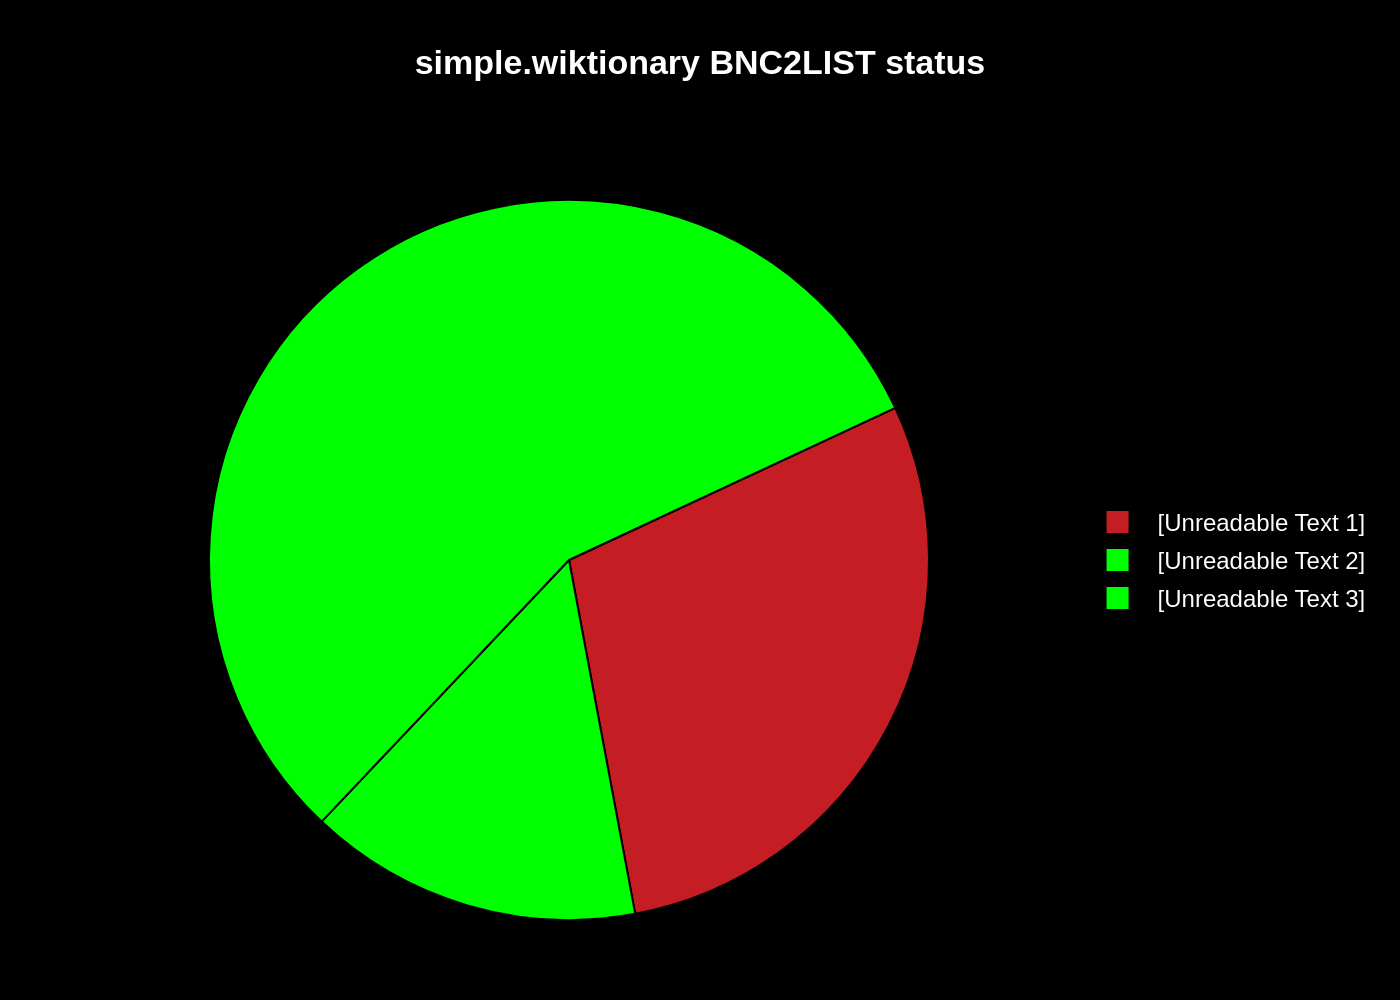

The Python source for this figure:
import sys
import json
import plotly.graph_objects as go
from pathlib import Path

# Check for command-line argument
if len(sys.argv) != 2:
    print("Usage: python generate_chart.py <path_to_json_file>")
    sys.exit(1)

# Get the JSON file path from the command-line argument
json_file_path = Path(sys.argv[1])

# Verify the JSON file exists
if not json_file_path.is_file():
    print(f"Error: JSON file not found at '{json_file_path}'")
    sys.exit(1)

# Read the JSON data
with open(json_file_path, 'r', encoding='utf-8') as f:
    chart_info = json.load(f)

# Extract data for plotting
chart_data = chart_info.get('chart_data', [])
texts = chart_info.get('texts', {})
colors = chart_info.get('colors', [])

# Prepare data for the pie chart
labels = [d['label'] for d in chart_data]
values = [d['value'] for d in chart_data]

# Create the figure
fig = go.Figure()

# Add the pie chart trace
fig.add_trace(go.Pie(
    labels=labels,
    values=values,
    marker=dict(colors=colors, line=dict(color='#000000', width=1)),
    hoverinfo='label+percent',
    textinfo='none',
    sort=False,  # This is crucial to preserve the original order of slices
    direction='clockwise',
    rotation=65
))

# Build title and subtitle string
title_text = ""
if texts.get("title"):
    title_text += f"<b>{texts['title']}</b>"
if texts.get("subtitle"):
    title_text += f"<br><sub>{texts['subtitle']}</sub>"

# Update layout
fig.update_layout(
    title={
        'text': title_text,
        'y': 0.95,
        'x': 0.5,
        'xanchor': 'center',
        'yanchor': 'top'
    },
    font=dict(
        family="Arial",
        size=12,
        color="white"
    ),
    showlegend=True,
    legend=dict(
        orientation="v",
        yanchor="middle",
        y=0.5,
        xanchor="left",
        x=1.02
    ),
    paper_bgcolor='black',
    plot_bgcolor='black',
    margin=dict(l=40, r=40, t=100, b=40),
    autosize=False,
    width=800,
    height=600
)

# Add source annotation if present
if texts.get("source"):
    fig.add_annotation(
        text=texts['source'],
        align='left',
        showarrow=False,
        xref='paper',
        yref='paper',
        x=0,
        y=0,
        xanchor='left',
        yanchor='bottom'
    )

# Determine the output image path from the input JSON path
output_image_path = json_file_path.with_suffix('.png')

# Save the figure as a PNG image
fig.write_image(output_image_path, scale=2)

print(f"Chart saved to {output_image_path}")
